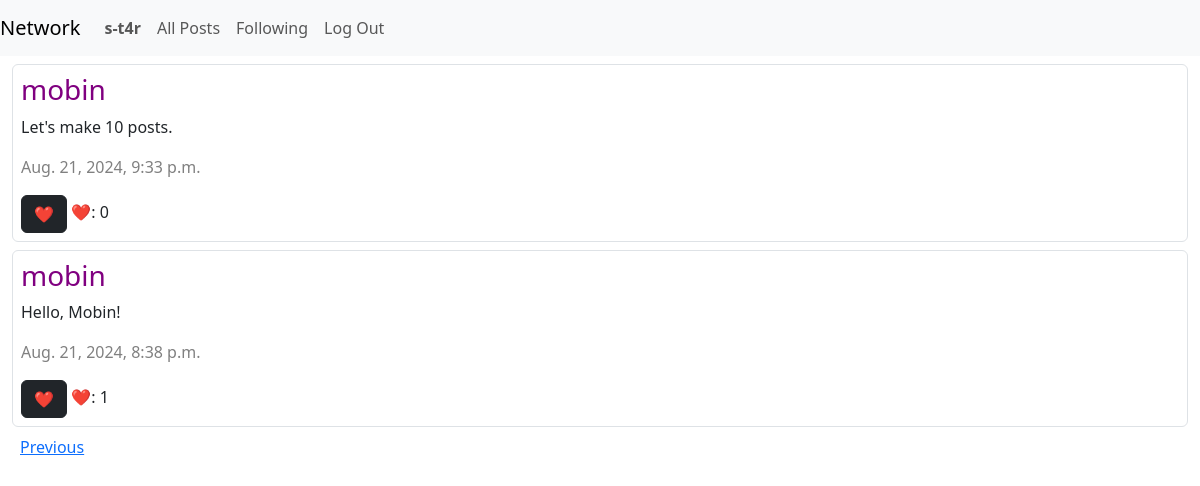
Screenshot of /following?page=2 (signed in) with the database file from the repository.
### network/models.py (models this page shows)
class User(AbstractUser):
    id = models.AutoField(primary_key=True)
    following = models.ManyToManyField("self", symmetrical=False, related_name="followers", blank=True)

class Posts(models.Model):
    id = models.AutoField(primary_key=True)
    content = models.TextField()
    timestamp = models.DateTimeField(auto_now_add=True)
    user = models.ForeignKey(User, on_delete=models.CASCADE, related_name='user_posts')
    likes = models.ManyToManyField(User, related_name="liked_posts", blank=True)

### network/views.py (the view)
# urls.py: path("following", views.following, name="following"),
def following(request):
    user = get_object_or_404(User, id=request.user.id)
    following_users = user.following.all()
    following_posts = Posts.objects.filter(user__in=following_users).order_by("-timestamp")
    paginator = Paginator(following_posts, 10)
    page_number = request.GET.get('page')
    page_obj = paginator.get_page(page_number)
    return render(request, "network/following.html", {
        "page_obj": page_obj
    })

### network/templates/network/following.html (shortened to what this page needs)
{% extends "network/layout.html" %}
{% load static %}
{% block body %}
    <div class="container-fluid">
        {% for post in page_obj %}
        <div id="{{ post.id }}" class="border rounded-2 p-2 mt-2">
            <h3>
                <a href="{% url 'user_profile' post.user.id %}"
                style="color: purple; text-decoration: none;">
                    {{ post.user }}
                </a>
            </h3>
            <p id="post_content_{{ post.id }}">{{ post.content }}</p>
            <p><span style="color: gray; font-weight: 100;">{{ post.timestamp }}</span></p>
            {% if request.user.is_authenticated %}
            <button class="btn btn-dark like_button" type="button" data_post_id="{{ post.id }}">❤️</button>
            {% endif %}
            <span>❤️: <span id="like_count_{{ post.id }}">{{ post.likes.count }}</span></span>
        </div>
        {% endfor %}
        <div class="pagination p-2">
            {% if page_obj.has_previous %}
                <a href="?page={{ page_obj.previous_page_number }}">Previous</a>
            {% endif %}
        </div>
    </div>
{% endblock %}

### network/templates/network/layout.html (shortened to what this page needs)
{% load static %}
<!DOCTYPE html>
<html lang="en">
    <head>
        <link href="https://cdn.jsdelivr.net/npm/bootstrap@5.3.3/dist/css/bootstrap.min.css" rel="stylesheet">
        <link href="{% static 'network/styles.css' %}" rel="stylesheet">
    </head>
    <body>
        <nav class="navbar navbar-expand-lg navbar-light bg-light">
            <a class="navbar-brand" href="{% url 'index' %}">Network</a>
            <div>
              <ul class="navbar-nav mr-auto">
                {% if request.user.is_authenticated %}
                    <li class="nav-item">
                        <a class="nav-link" href="{% url 'user_profile' request.user.id %}"><strong>{{ user.username }}</strong></a>
                    </li>
                    {% else %}
                    <li class="nav-item">
                        <a class="nav-link" href="{% url 'register' %}">
                            <strong>Anonymous</strong>
                        </a>
                    </li>
                {% endif %}
                <li class="nav-item">
                  <a class="nav-link" href="{% url 'index' %}">All Posts</a>
                </li>
                {% if request.user.is_authenticated %}
                    <li class="nav-item">
                        <a class="nav-link" href="{% url 'following' %}">Following</a>
                    </li>
                    <li class="nav-item">
                        <a class="nav-link" href="{% url 'logout' %}">Log Out</a>
                    </li>
                {% endif %}
              </ul>
            </div>
          </nav>
        <div class="body">
            {% block body %}
            {% endblock %}
        </div>
    </body>
</html>

### rows the page displays
User: username "s-t4r"
Posts: user "mobin", content "Let's make 10 posts.", timestamp "Aug. 21, 2024, 9:33 p.m.", likes.count "0"
Posts: user "mobin", content "Hello, Mobin!", timestamp "Aug. 21, 2024, 8:38 p.m.", likes.count "1"
